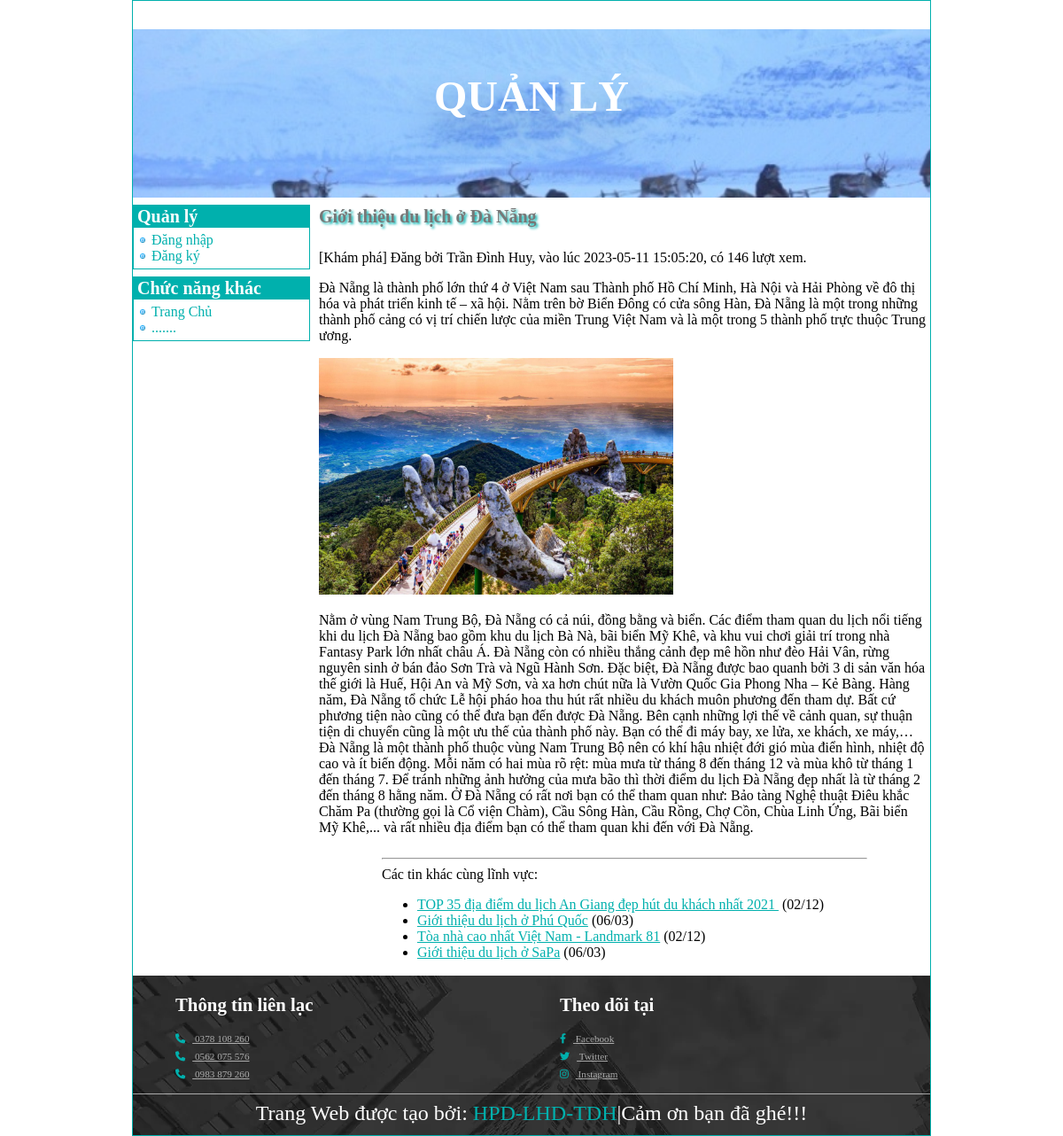
The page /Admin/index.php?do=baiviet_chitiet&id=1 on the database its author committed.
### tables this page shows
CREATE TABLE `tbl_noidungdiadiem` (
  `MaBaiViet` int(10) NOT NULL,
  `MaChuDe` int(10) NOT NULL,
  `MaNguoiDung` int(10) NOT NULL,
  `TieuDe` varchar(255) NOT NULL,
  `TomTat` text NOT NULL,
  `NoiDung` text NOT NULL,
  `NgayDang` datetime NOT NULL,
  `HinhAnh` tinytext NOT NULL,
  `ChuThichAnh` tinytext NOT NULL,
  `LuotXem` int(10) NOT NULL,
  `KiemDuyet` tinyint(1) NOT NULL
);

CREATE TABLE `tbl_chude` (
  `MaChuDe` int(10) NOT NULL,
  `TenChuDe` varchar(100) NOT NULL,
  `HinhAnhCD` tinytext NOT NULL
);

CREATE TABLE `tbl_nguoidung` (
  `MaNguoiDung` int(10) NOT NULL,
  `TenNguoiDung` varchar(50) NOT NULL,
  `TenDangNhap` varchar(50) NOT NULL,
  `MatKhau` varchar(100) NOT NULL,
  `QuyenHan` tinyint(1) NOT NULL,
  `Khoa` tinyint(1) NOT NULL
);

### Admin/baiviet_chitiet.php (the view, shortened to what this page needs)
<?php
	$MaBV = $_GET['id'];
	$sql = "SELECT *
			FROM tbl_noidungdiadiem A, tbl_chude B, tbl_nguoidung C
			WHERE A.MaChuDe = B.MaChuDe AND A.maNguoiDung = C.MaNguoiDung AND A.MaBaiViet = $MaBV";
	$danhsach = $connect->query($sql);
	$dong = $danhsach->fetch_array(MYSQLI_ASSOC);
?>
<h3><?php echo $dong['TieuDe']; ?></h3>
<p class="ThongTin">[<?php echo $dong['TenChuDe']; ?>] Đăng bởi <?php echo $dong['TenNguoiDung']; ?>,
vào lúc <?php echo $dong['NgayDang']; ?>, có  <?php echo $dong['LuotXem']; ?> lượt xem. </p>
<p class="TomTat"><?php echo $dong['TomTat']; ?></p>
<p><?php echo    "<td colspan=\"2\"><img width=\"400\" src=../" . $dong["HinhAnh"] . "></br>" . $dong['ChuThichAnh'] . "</td>"; ?></p>
<p class="NoiDung"><?php echo $dong['NoiDung']; ?></p>
<table border="0" cellspacing="0" width="550" align="center" valign="top">
<?php
	$sql = "select MaBaiViet, TieuDe , date_format(NgayDang,'%d/%m') as Ngay, MaChuDe from  tbl_noidungdiadiem " .
        " where MaChuDe='" . $dong['MaChuDe'] .
        "' and NgayDang < (select NgayDang from  tbl_noidungdiadiem where MaBaiViet=" . $dong["MaBaiViet"] . ") order by MaBaiViet desc";
	$danhsach2 = $connect->query($sql);
	echo "<tr>";
		echo "<td class=\"tieude\"><hr/>Các tin khác cùng lĩnh vực:<ul>";
	while ($row = $danhsach2->fetch_array(MYSQLI_ASSOC))
	{
		echo "<li>";
		echo "<a href='index.php?do=baiviet_chitiet&id=" . $row['MaBaiViet'] . "'>" . $row['TieuDe'] . "</a>";
		echo "&nbsp;<span class=\"ngay\">(" . $row["Ngay"] . ")</span>";
		echo "</li>";
	}
	echo "</ul></td></tr> </table>";
?>

### Admin/index.php (shortened to what this page needs)
<!DOCTYPE html>
<html>
	<head>
		<link rel="stylesheet" href="https://cdn.jsdelivr.net/npm/swiper@9/swiper-bundle.min.css"/>
		<link rel="stylesheet" href="https://cdnjs.cloudflare.com/ajax/libs/font-awesome/6.4.0/css/all.min.css">
		<link rel="stylesheet" type="text/css" href="css/styleadmin.css" />
	</head>
	<body>
		<div id="TrangWeb">
			<div id="PhanDau">
				<h1>Quản Lý</h1>
			</div>
			<div id="PhanGiua">
				<div id="BenTrai">
					<?php
					if(!isset($_SESSION['MaND']))
					{
						echo '<h3>Quản lý</h3>';
							echo '<ul>';
								echo '<li><a href="index.php?do=dangnhap">Đăng nhập</a></li>';
								echo '<li><a href="index.php?do=dangky">Đăng ký</a></li>';
							echo '</ul>';
					}
					?>
					<h3>Chức năng khác</h3>
					<ul>
						<li><a href="../index.php">Trang Chủ</a></li>
						<li><a href="">.......</a></li>
					</ul>
				</div>
				<div id="BenPhai">
					<?php
						$do = isset($_GET['do']) ? $_GET['do'] : "home";
						include $do . ".php";
					?>
				</div>
			</div>
			<div id="PhanCuoi">
				<div class="box-container">
					<div class="box">
						<h3>Thông tin liên lạc</h3>
						<a href="#"><i class="fas fa-phone"></i> 0378 108 260</a>
						<a href="#"><i class="fas fa-phone"></i> 0562 075 576</a>
						<a href="#"><i class="fas fa-phone"></i> 0983 879 260</a>
					</div>
					<div class="box">
						<h3>Theo dõi tại</h3>
						<a href="#"><i class="fab fa-facebook-f"></i> Facebook</a>
						<a href="#"><i class="fab fa-twitter"></i> Twitter</a>
						<a href="#"><i class="fab fa-instagram"></i> Instagram</a>
					</div>
				</div>
				<div class="credit">Trang Web được tạo bởi: <span>HPD-LHD-TDH</span>|Cảm ơn bạn đã ghé!!!</div>
			</div>
		</div>
	</body>
</html>

### Admin/css/styleadmin.css (style rules this page uses)
:root { --main--color:#00B0AD; --black:#222; --white:#fff; --light-black:#777; --light-white:#fff9; --dark-bg:rgba(0,0,0,.7); --light-bg:#eee; --border:.1rem solid var(--black); --box-shadow:0 .5rem 1rem rgba(0,0,0,.1); --text-shadow:0 1.5rem 3rem rgba(0,0,0,.3); }
body { margin: 0; }
#TrangWeb { width: 900px; margin: 0 auto; border: 1px solid var(--main--color); }
#PhanDau { width: 900px; height: 190px; background: url(../images/5.jpg); background-size:cover; background-repeat:none; background-position:center; font-size: 16px; font-weight:bold; color: var(--white); text-shadow: var(--text-shadow); text-align: right; }
#PhanDau h1 { font-size:3rem; text-transform: uppercase; color: var(--white); text-shadow: var(--text-shadow); text-align:center; padding-top:3rem; }
#PhanGiua { width: 900px; }
#BenTrai { width: 200px; float: left; }
#BenTrai h3 { font-size: 20px; padding: 2px 0 0 5px; margin-bottom: 0; margin-top: 8px; background-color: var(--main--color);; color: #ffffff; }
#BenTrai ul { list-style-image: url(../images/li.gif); margin-left: 0; margin-top: 0; margin-bottom: 5px; padding-left: 20px; padding-top: 5px; padding-bottom: 5px; border: 1px solid var(--main--color); }
#BenTrai ul li a { text-decoration: none; color: var(--main--color);; }
#BenPhai { width: 690px; float: right; }
#BenPhai h3 { font-size: 20px; padding: 2px 0 10px 0; color: var(--light-black); font-family: Tahoma; margin-top: 8px; margin-bottom: 0; text-shadow: 2px 2px 3px var(--main--color); }
#PhanCuoi { width: 900px; clear: both; height: 180px; background: url(../images/footer-bg.jpg); }
#PhanCuoi .box-container { display: grid; grid-template-columns: repeat(auto-fit,minmax(10rem,1fr)); padding-left:3rem; gap:1rem; }
#PhanCuoi .box-container h3 { color: var(--white); font-size: 1.3rem; }
#PhanCuoi .box-container a { color: var(--light-white); font-size: .7rem; padding-bottom: .5rem; display: block; }
#PhanCuoi .box-container .box a i { color: var(--main--color); padding-right: .5rem; transition: .2s linear; }
#PhanCuoi .credit { text-align: center; padding-top: .5rem; margin-top: .5rem; border-top: .1rem solid var(--light-white); font-size: 1.5rem; color: var(--white); }
#PhanCuoi .credit span { color: var(--main--color); }
a:-webkit-any-link { color: var(--main--color); }

### rows shown on the page
tbl_noidungdiadiem: TieuDe "Giới thiệu du lịch ở Đà Nẵng", MaChuDe.TenChuDe "Khám phá", MaNguoiDung.TenNguoiDung "Trần Đình Huy", NgayDang "2023-05-11 15:05:20", LuotXem "146", TomTat "Đà Nẵng là thành phố lớn thứ 4 ở Việt Nam sau Thành phố Hồ Chí Minh, Hà Nội và Hải Phòng về đô thị hóa và phát triển kinh tế – xã hội. Nằm trên bờ Biển Đông có cửa sông Hàn, Đà Nẵng là một trong những thành phố cảng có vị trí chiến lược của miền Trung Việt Nam và là một trong 5 thành phố trực thuộc Trung ương.", HinhAnh (picture), NoiDung "Nằm ở vùng Nam Trung Bộ, Đà Nẵng có cả núi, đồng bằng và biển. Các điểm tham quan du lịch nổi tiếng khi du lịch Đà Nẵng bao gồm khu du lịch Bà Nà, bãi biển Mỹ Khê, và khu vui chơi giải trí trong nhà Fantasy Park lớn nhất châu Á. Đà Nẵng còn có nhiều thắng cảnh đẹp mê hồn như đèo Hải Vân, rừng nguyên sinh ở bán đảo Sơn Trà và Ngũ Hành Sơn. Đặc biệt, Đà Nẵng được bao quanh bởi 3 di sản văn hóa thế giới là Huế, Hội An và Mỹ Sơn, và xa hơn chút nữa là Vườn Quốc Gia Phong Nha – Kẻ Bàng. Hàng năm, Đà Nẵng tổ chức Lễ hội pháo hoa thu hút rất nhiều du khách muôn phương đến tham dự. Bất cứ phương tiện nào cũng có thể đưa bạn đến được Đà Nẵng. Bên cạnh những lợi thế về cảnh quan, sự thuận tiện di…"
tbl_noidungdiadiem: TieuDe "TOP 35 địa điểm du lịch An Giang đẹp hút du khách nhất 2021", Ngay "02/12"
tbl_noidungdiadiem: TieuDe "Giới thiệu du lịch ở Phú Quốc", Ngay "06/03"
tbl_noidungdiadiem: TieuDe "Tòa nhà cao nhất Việt Nam - Landmark 81", Ngay "02/12"
tbl_noidungdiadiem: TieuDe "Giới thiệu du lịch ở SaPa", Ngay "06/03"
